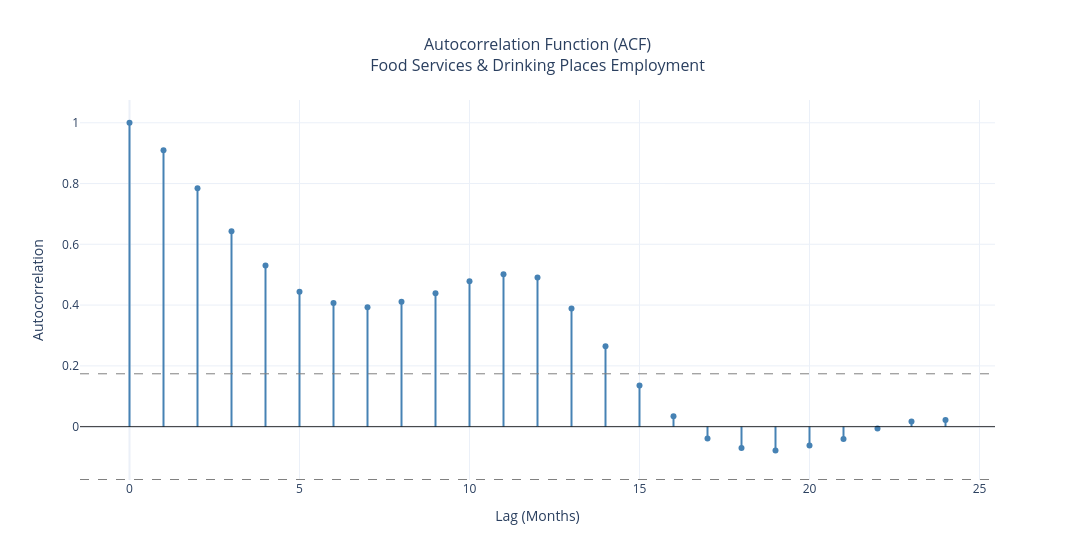

Notebook code cell kept with this figure:
### Markdown cell above
## Seasonality

Employment in food services follows a clear seasonal pattern. It generally builds through the spring, reaches its highest levels during the summer months from June through August, and then tapers off through the fall before reaching its lowest levels in January and February.

The timing of this pattern remains broadly consistent across years. The pandemic period should be interpreted cautiously, however, because the actual employment values from March 2020 through June 2021 were replaced through interpolation. The smooth pattern shown during that period reflects the modeling approach rather than the recorded collapse and recovery.

The year-over-year overlay provides a broader view of employment levels. It shows steady growth from 2016 through 2019, a smooth interpolated transition during the pandemic period, and a gradual return to growth through 2023 and 2024. Because the monthly averages combine years with different overall employment levels, they provide descriptive evidence of seasonality rather than a pure seasonal estimate.

The STL decomposition provides stronger evidence of the recurring monthly pattern. The timing of the seasonal changes remains broadly consistent, while their magnitude varies somewhat across years. Some summers show larger seasonal employment increases than others, suggesting that the timing of the employment cycle is relatively stable even though the size of the seasonal movement can vary.

### Code cell
# =============================================================================
# Section 4: ACF
# =============================================================================

acf_values = acf(df_interp['employed'], nlags=24)
lags = list(range(len(acf_values)))

fig = go.Figure()

# Zero line
fig.add_hline(y=0, line_color='black', line_width=0.8)

# 95% confidence interval bounds
n = len(df_interp['employed'])
ci_bound = 1.96 / np.sqrt(n)
fig.add_hline(y=ci_bound, line_dash='dash', line_color='gray', line_width=1)
fig.add_hline(y=-ci_bound, line_dash='dash', line_color='gray', line_width=1)

# ACF stems
for i, (lag, val) in enumerate(zip(lags, acf_values)):
    fig.add_trace(go.Scatter(
        x=[lag, lag],
        y=[0, val],
        mode='lines',
        line=dict(color='steelblue', width=2),
        showlegend=False,
        hoverinfo='skip'
    ))

# ACF points
fig.add_trace(go.Scatter(
    x=lags,
    y=acf_values,
    mode='markers',
    marker=dict(color='steelblue', size=6),
    name='ACF',
    showlegend=False,
    hovertemplate='Lag %{x}: %{y:.3f}<extra></extra>'
))

fig.update_layout(
    title=dict(text='Autocorrelation Function (ACF)<br>Food Services & Drinking Places Employment',
               x=0.5, font=dict(size=16)),
    xaxis_title='Lag (Months)',
    yaxis_title='Autocorrelation',
    width=1075,
    template='plotly_white',
    hovermode='closest'
)

fig.show()

### Figure 1 — Plotly figure (JSON) as saved in the notebook; plotly's stock layout.template omitted (floating-point values rounded to 4 significant figures)
{"data": [{"hoverinfo": "skip", "line": {"color": "steelblue", "width": 2}, "mode": "lines", "showlegend": false, "type": "scatter", "x": [0, 0], "y": [0, 1]}, {"hoverinfo": "skip", "line": {"color": "steelblue", "width": 2}, "mode": "lines", "showlegend": false, "type": "scatter", "x": [1, 1], "y": [0, 0.9098]}, {"hoverinfo": "skip", "line": {"color": "steelblue", "width": 2}, "mode": "lines", "showlegend": false, "type": "scatter", "x": [2, 2], "y": [0, 0.7841]}, {"hoverinfo": "skip", "line": {"color": "steelblue", "width": 2}, "mode": "lines", "showlegend": false, "type": "scatter", "x": [3, 3], "y": [0, 0.6432]}, {"hoverinfo": "skip", "line": {"color": "steelblue", "width": 2}, "mode": "lines", "showlegend": false, "type": "scatter", "x": [4, 4], "y": [0, 0.5299]}, {"hoverinfo": "skip", "line": {"color": "steelblue", "width": 2}, "mode": "lines", "showlegend": false, "type": "scatter", "x": [5, 5], "y": [0, 0.444]}, {"hoverinfo": "skip", "line": {"color": "steelblue", "width": 2}, "mode": "lines", "showlegend": false, "type": "scatter", "x": [6, 6], "y": [0, 0.4068]}, {"hoverinfo": "skip", "line": {"color": "steelblue", "width": 2}, "mode": "lines", "showlegend": false, "type": "scatter", "x": [7, 7], "y": [0, 0.3931]}, {"hoverinfo": "skip", "line": {"color": "steelblue", "width": 2}, "mode": "lines", "showlegend": false, "type": "scatter", "x": [8, 8], "y": [0, 0.411]}, {"hoverinfo": "skip", "line": {"color": "steelblue", "width": 2}, "mode": "lines", "showlegend": false, "type": "scatter", "x": [9, 9], "y": [0, 0.4393]}, {"hoverinfo": "skip", "line": {"color": "steelblue", "width": 2}, "mode": "lines", "showlegend": false, "type": "scatter", "x": [10, 10], "y": [0, 0.4784]}, {"hoverinfo": "skip", "line": {"color": "steelblue", "width": 2}, "mode": "lines", "showlegend": false, "type": "scatter", "x": [11, 11], "y": [0, 0.5015]}, {"hoverinfo": "skip", "line": {"color": "steelblue", "width": 2}, "mode": "lines", "showlegend": false, "type": "scatter", "x": [12, 12], "y": [0, 0.4904]}, {"hoverinfo": "skip", "line": {"color": "steelblue", "width": 2}, "mode": "lines", "showlegend": false, "type": "scatter", "x": [13, 13], "y": [0, 0.3891]}, {"hoverinfo": "skip", "line": {"color": "steelblue", "width": 2}, "mode": "lines", "showlegend": false, "type": "scatter", "x": [14, 14], "y": [0, 0.2646]}, {"hoverinfo": "skip", "line": {"color": "steelblue", "width": 2}, "mode": "lines", "showlegend": false, "type": "scatter", "x": [15, 15], "y": [0, 0.1352]}, {"hoverinfo": "skip", "line": {"color": "steelblue", "width": 2}, "mode": "lines", "showlegend": false, "type": "scatter", "x": [16, 16], "y": [0, 0.03415]}, {"hoverinfo": "skip", "line": {"color": "steelblue", "width": 2}, "mode": "lines", "showlegend": false, "type": "scatter", "x": [17, 17], "y": [0, -0.03896]}, {"hoverinfo": "skip", "line": {"color": "steelblue", "width": 2}, "mode": "lines", "showlegend": false, "type": "scatter", "x": [18, 18], "y": [0, -0.07017]}, {"hoverinfo": "skip", "line": {"color": "steelblue", "width": 2}, "mode": "lines", "showlegend": false, "type": "scatter", "x": [19, 19], "y": [0, -0.07842]}, {"hoverinfo": "skip", "line": {"color": "steelblue", "width": 2}, "mode": "lines", "showlegend": false, "type": "scatter", "x": [20, 20], "y": [0, -0.06217]}, {"hoverinfo": "skip", "line": {"color": "steelblue", "width": 2}, "mode": "lines", "showlegend": false, "type": "scatter", "x": [21, 21], "y": [0, -0.04104]}, {"hoverinfo": "skip", "line": {"color": "steelblue", "width": 2}, "mode": "lines", "showlegend": false, "type": "scatter", "x": [22, 22], "y": [0, -0.006383]}, {"hoverinfo": "skip", "line": {"color": "steelblue", "width": 2}, "mode": "lines", "showlegend": false, "type": "scatter", "x": [23, 23], "y": [0, 0.01664]}, {"hoverinfo": "skip", "line": {"color": "steelblue", "width": 2}, "mode": "lines", "showlegend": false, "type": "scatter", "x": [24, 24], "y": [0, 0.02211]}, {"hovertemplate": "Lag %{x}: %{y:.3f}<extra></extra>", "marker": {"color": "steelblue", "size": 6}, "mode": "markers", "name": "ACF", "showlegend": false, "type": "scatter", "x": [0, 1, 2, 3, 4, 5, 6, 7, 8, 9, 10, 11, 12, 13, 14, 15, 16, 17, 18, 19, 20, 21, 22, 23, 24], "y": [1.0, 0.9098, 0.7841, 0.6432, 0.5299, 0.444, 0.4068, 0.3931, 0.411, 0.4393, 0.4784, 0.5015, 0.4904, 0.3891, 0.2646, 0.1352, 0.03415, -0.03896, -0.07017, -0.07842, -0.06217, -0.04104, -0.006383, 0.01664, 0.02211]}], "layout": {"hovermode": "closest", "shapes": [{"line": {"color": "black", "width": 0.8}, "type": "line", "x0": 0, "x1": 1, "xref": "x domain", "y0": 0, "y1": 0, "yref": "y"}, {"line": {"color": "gray", "dash": "dash", "width": 1}, "type": "line", "x0": 0, "x1": 1, "xref": "x domain", "y0": 0.1739, "y1": 0.1739, "yref": "y"}, {"line": {"color": "gray", "dash": "dash", "width": 1}, "type": "line", "x0": 0, "x1": 1, "xref": "x domain", "y0": -0.1739, "y1": -0.1739, "yref": "y"}], "title": {"font": {"size": 16}, "text": "Autocorrelation Function (ACF)<br>Food Services & Drinking Places Employment", "x": 0.5}, "width": 1075, "xaxis": {"title": {"text": "Lag (Months)"}}, "yaxis": {"title": {"text": "Autocorrelation"}}}}
